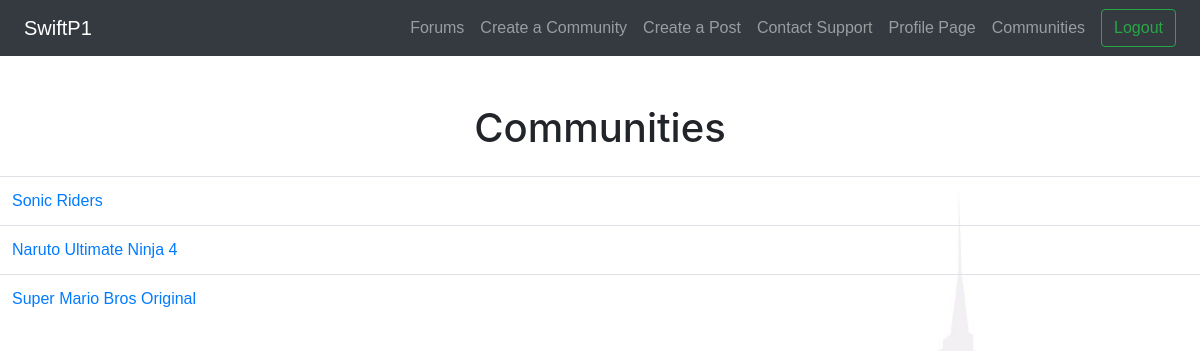
Page /simpleforum/testpage.php (signed in) on the committed database.
### tables this page shows
CREATE TABLE `communities` (
  `com_id` int(11) NOT NULL,
  `uid` int(11) NOT NULL,
  `namee` tinytext NOT NULL,
  `descript` longtext NOT NULL
);

### simpleforum/testpage.php (the view, shortened to what this page needs)
<?php
require 'header.php';
    echo "<h1 class='text-center my-4'>Communities</h1>";
    require 'includes/db_conn.php';
    $sql = "SELECT communities.com_id, communities.namee, communities.descript FROM communities INNER JOIN users ON communities.uid=users.uid;";
    $stmt = mysqli_stmt_init($conn);
    if(!mysqli_stmt_prepare($stmt, $sql)) {
        header("Location: ../login.php?error=". mysqli_error($conn));
        exit();
    } else {
        mysqli_stmt_execute($stmt);
        $result = mysqli_stmt_get_result($stmt);
        if ($row = mysqli_fetch_assoc($result)) {
            echo "<table class='table'>";
            while ($row = mysqli_fetch_assoc($result)){
                echo "<tr><td><a href='posts.php?comID=".$row['com_id']."'>".$row['namee']."</td></tr>";
            }
            echo "</table>";
        } else {
            echo "<p> No Content </p>";
        }
    }
require 'footer.php';
?>
<link rel="stylesheet" href="./style.css">

### simpleforum/style.css (style rules this page uses)
* { margin: 0; padding: 0; box-sizing: border-box; font-family: 'Poppins', sans-serif; }
body { width: 100%; min-height: 100vh; background-image: url(./Savin-NY-Website-Background-Web.jpg); background-position: center; background-size: cover; }

### rows in the picture
communities: namee "Sonic Riders"
communities: namee "Naruto Ultimate Ninja 4"
communities: namee "Super Mario Bros Original"
